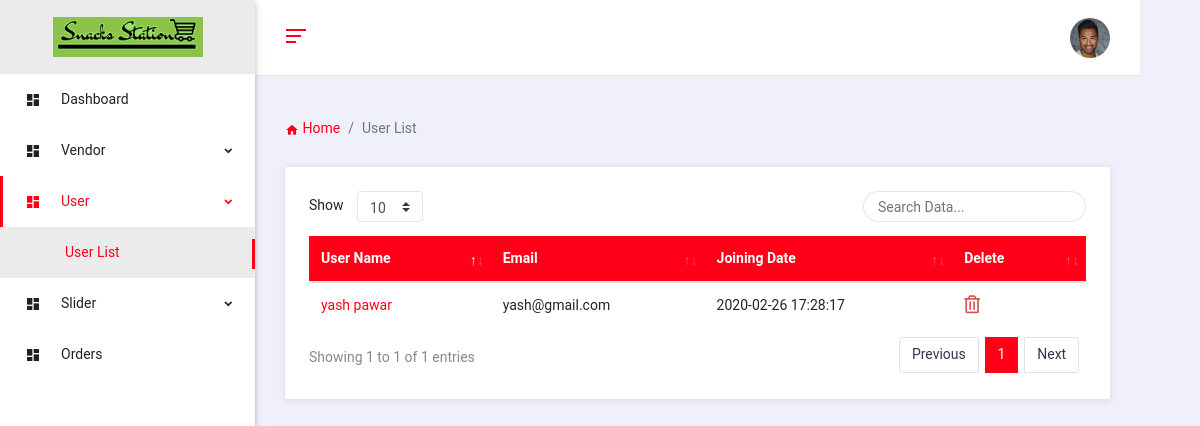
/admin/user_list.php (signed in), run on the app's committed database.
### tables this page shows
CREATE TABLE `users` (
  `id` int(11) NOT NULL,
  `img` varchar(100) NOT NULL,
  `fname` varchar(100) NOT NULL,
  `lname` varchar(100) NOT NULL,
  `email` varchar(100) NOT NULL,
  `password` varchar(100) NOT NULL,
  `trn_date` datetime NOT NULL
);

### admin/user_list.php (the view, shortened to what this page needs)
<?php
include 'db.php';
?>
<!DOCTYPE html>
<html lang="en">
<head>
    <link href="vendors/iconic-fonts/font-awesome/css/all.min.css" rel="stylesheet">
    <link rel="stylesheet" href="vendors/iconic-fonts/flat-icons/flaticon.css">
    <link rel="stylesheet" href="vendors/iconic-fonts/cryptocoins/cryptocoins.css">
    <link rel="stylesheet" href="vendors/iconic-fonts/cryptocoins/cryptocoins-colors.css">
    <link href="assets/css/bootstrap.min.css" rel="stylesheet">
    <link href="assets/css/jquery-ui.min.css" rel="stylesheet">
    <link href="assets/css/style.css" rel="stylesheet">
    <link href="assets/css/datatables.min.css" rel="stylesheet">
</head>
<body class="ms-body ms-aside-left-open ms-primary-theme ms-has-quickbar">
    <?php include 'include/sidebar.php' ?>
    <main class="body-content">
        <?php include 'include/body_header.php' ?>
        <div class="ms-content-wrapper">
            <div class="row">
                <div class="col-md-12">
                    <nav aria-label="breadcrumb">
                        <ol class="breadcrumb pl-0">
                            <li class="breadcrumb-item"><a href="index.php"><i class="material-icons">home</i> Home</a></li>
                            <li class="breadcrumb-item active" aria-current="page">User List</li>
                        </ol>
                    </nav>
                    <div class="row">
                        <div class="col-xl-12">
                            <div class="ms-panel">
                                <div class="ms-panel-body">
                                    <div class="table-responsive">
                                        <table class="table table-hover thead-primary" id="datatable">
                                            <thead>
                                                <tr>
                                                    <th scope="col">User Name</th>
                                                    <th scope="col">Email</th>
                                                    <th scope="col">Joining Date</th>
                                                    <th scope="col"> Delete </th>
                                                </tr>
                                            </thead>
                                            <tbody>
                                                <?php
                                                $state_query = "select * from users";
                                                $state_result = mysqli_query($db, $state_query);
                                                while ($r = mysqli_fetch_array($state_result)) { ?>
                                                    <tr>
                                                        <td> <a href='user_details.php?id=<?php echo $r["id"]; ?>'><?php echo $r['fname'] ." " . $r['lname'];?></a></td>
                                                        <td><?php echo $r['email'];?></td>
                                                        <td><?php echo $r['trn_date'];?></td>
                                                        <td>
                                                        <a href="user_delete.php?id=<?php echo $r["id"]; ?>"><i class='far fa-trash-alt ms-text-danger'></i></a></td>
                                                    </tr>
                                                <?php $count++;
                                                } ?>
                                            </tbody>
                                        </table>
                                    </div>
                                </div>
                            </div>
                        </div>
                    </div>
                </div>
            </div>
        </div>
    </main>
</body>
</html>

### data on the page
users: fname "yash", lname "pawar", email "yash@gmail.com", trn_date "2020-02-26 17:28:17"
